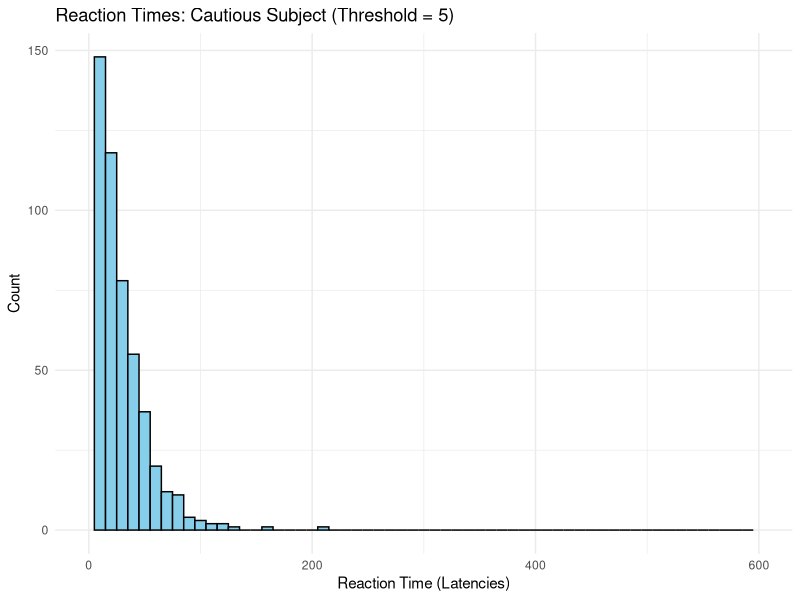
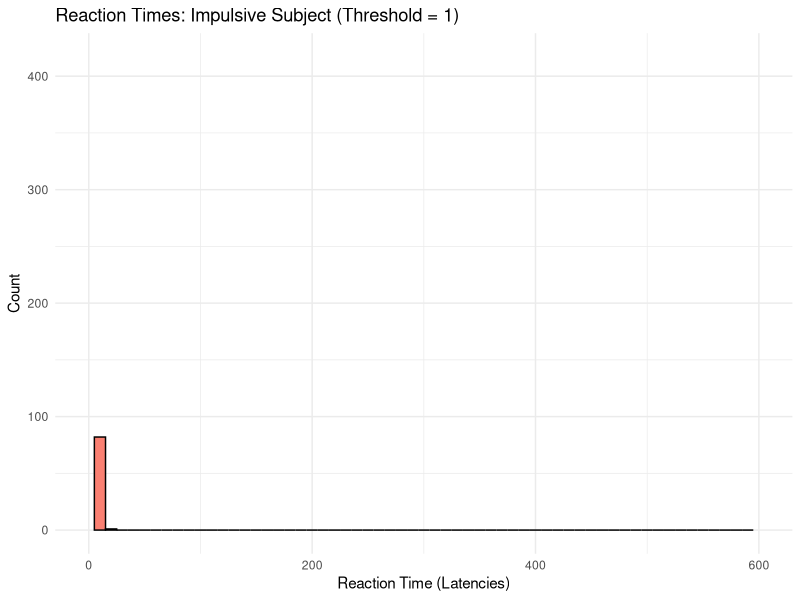
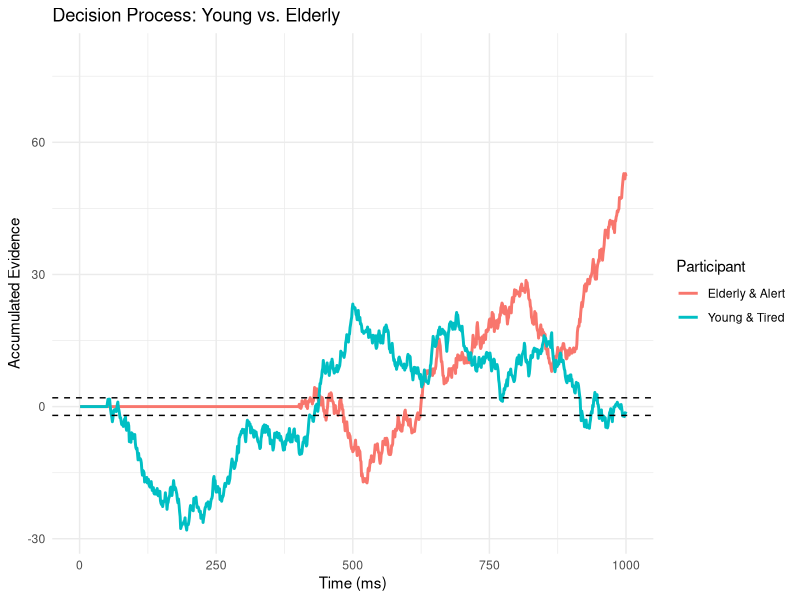

The R script that drew these images, in order:
## ---- chunk 1
knitr::opts_chunk$set(echo = TRUE, message = FALSE, warning = FALSE)
## ---- chunk 2
library(ggplot2)
library(dplyr)
## ---- chunk 3
simulate_ddm <- function(nreps, nsamples, drift, sddm, threshold, starting_point = 0) {
  # Initialize vectors to store results
  latencies <- numeric(nreps)
  responses <- numeric(nreps)
  
  for (i in seq_len(nreps)) {
    # Create the evidence path (random noise + drift)
    evidence <- cumsum(c(starting_point, rnorm(nsamples, mean = drift, sd = sddm)))
    
    # Check: When did we cross a threshold (positive or negative)?
    crossing_index <- which(abs(evidence) > threshold)[1]
    
    if (!is.na(crossing_index)) {
      responses[i] <- sign(evidence[crossing_index]) # 1 = Right, -1 = Left
      latencies[i] <- crossing_index                 # Reaction Time (RT)
    } else {
      responses[i] <- 0 # No decision reached within time limit
      latencies[i] <- nsamples
    }
  }
  # Return a data frame with the results
  data.frame(responses = responses, latencies = latencies)
}
## ---- chunk 4
# Creation of both tasks simulation
easy_task <- simulate_ddm(500, 3000, 0.1, 1, 2)
hard_task <- simulate_ddm(500, 3000, 0.01, 1, 2)

#Summary of both tasks
summary(easy_task)
summary(hard_task)



## ---- chunk 5
# Creation of both patients simulation
cautious_subject <- simulate_ddm(500, 3000, 0.03, 1, 5)
impulsive_subject <- simulate_ddm(500, 3000, 0.03, 1, 1)

# Creating cautious subject's histogram
ggplot(data = cautious_subject, aes(x = latencies)) +
  geom_histogram(binwidth = 10, fill = "skyblue", color = "black") +
  labs(title = "Reaction Times: Cautious Subject (Threshold = 5)",
       x = "Reaction Time (Latencies)",
       y = "Count") +
  xlim(0, 600) +
  theme_minimal()

# Creating impulsive subject's histogram
ggplot(data = impulsive_subject, aes(x = latencies)) +
  geom_histogram(binwidth = 10, fill = "salmon", color = "black") +
  labs(title = "Reaction Times: Impulsive Subject (Threshold = 1)",
       x = "Reaction Time (Latencies)",
       y = "Count") +
  xlim(0, 600) +
  theme_minimal()



## ---- chunk 6
# Calculating the average response time for our cautious subject
cautious_stats <- cautious_subject %>%
  summarise(
    mean_rt = mean(latencies),             
    accuracy = mean(responses == 1)        
  )%>%
  mutate(Subject_Type = "Cautious (Threshold 5)")
print(cautious_stats)


# Calculating the average response time for our impulsive subject
impulsive_stats <- impulsive_subject %>%
  summarise(
    mean_rt = mean(latencies),
    accuracy = mean(responses == 1)
  )%>%
  mutate(Subject_Type = "Impulsive (Threshold 1)")

print(impulsive_stats)
## ---- chunk 7
# Adding new column to cautious subject's data
cautious_subject <- cautious_subject %>%
  mutate(total_rt = latencies + 40)

# Showing the first 6 rows of the table
head(cautious_subject)
## ---- chunk 8
get_one_trial_path <- function(drift, sddm, threshold, t0, label) {
  # 1. Create the Non-Decision Time (flat line at 0)
  dead_time <- rep(0, t0)
  
  # 2. Create the Decision Process (Random Walk)
  # Simulate enough steps to likely reach threshold
  sim_steps <- 1000 
  steps <- rnorm(sim_steps, mean = drift, sd = sddm)
  decision_process <- cumsum(steps)
  
  # 3. Combine them
  evidence <- c(dead_time, decision_process)
  
  # 4. Return as a Data Frame
  data.frame(
    Time = 1:length(evidence),
    Evidence = evidence,
    Participant = label
  )
}
## ---- chunk 9
# Assigning values to each patient (I switched them so they fit out model)
df_elderly <- get_one_trial_path(0.08, 1, 2, 400, "Elderly & Alert")
df_young <- get_one_trial_path(0.025, 1, 2, 50, "Young & Tired")

# Combining the two data frames
combined_data <- rbind(df_young, df_elderly)

## ---- chunk 10
# Creating the plot for both patients
ggplot(data = combined_data, aes(x = Time, y = Evidence, color = Participant)) +
  geom_line(size = 1) +

  geom_hline(yintercept = 2, linetype = "dashed", color = "black") +
  geom_hline(yintercept = -2, linetype = "dashed", color = "black") +
  
  xlim(0, 1000) +
  
  labs(title = "Decision Process: Young vs. Elderly",
       y = "Accumulated Evidence",
       x = "Time (ms)") +
  theme_minimal()
